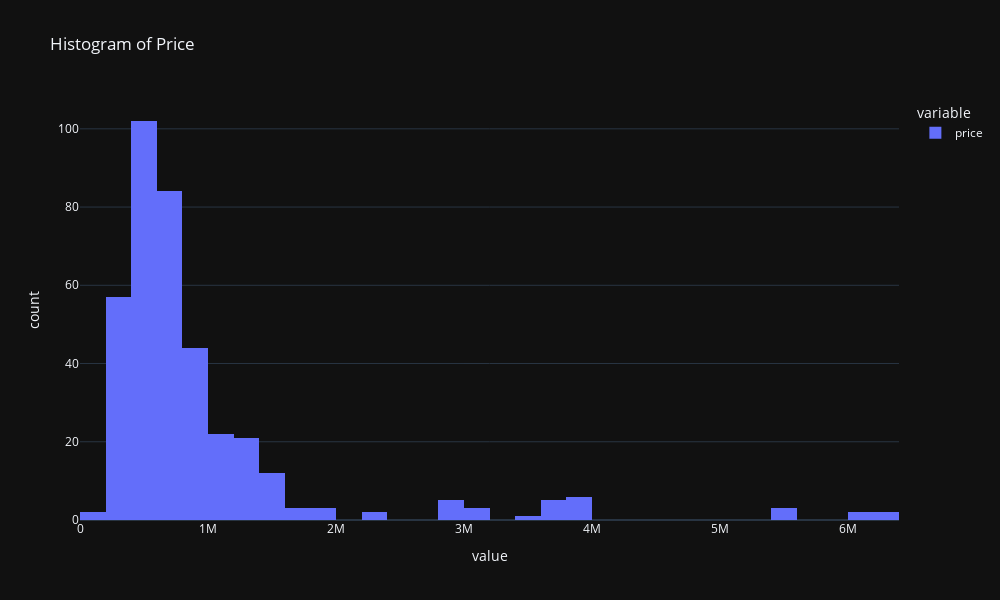

The code cell stored with this chart in its notebook:
### Markdown cell above
Distribution of the Target Variable

### Code cell
fig = px.histogram(phone_df, x=["price"], template = 'plotly_dark', title = 'Histogram of Price')
fig.update_layout(width=1000, height=600)
fig.show()

### Figure 1 — Plotly figure (JSON) as saved in the notebook; plotly's stock layout.template omitted (floating-point values rounded to 4 significant figures; data arrays with more than 128 entries replaced by an {"elided": "..."} marker saying what was removed)
{"data": [{"alignmentgroup": "True", "bingroup": "x", "hovertemplate": "variable=price<br>value=%{x}<br>count=%{y}<extra></extra>", "legendgroup": "price", "marker": {"color": "#636efa", "pattern": {"shape": ""}}, "name": "price", "offsetgroup": "price", "orientation": "v", "showlegend": true, "type": "histogram", "x": {"elided": "379 int values"}, "xaxis": "x", "yaxis": "y"}], "layout": {"barmode": "relative", "height": 600, "legend": {"title": {"text": "variable"}, "tracegroupgap": 0}, "title": {"text": "Histogram of Price"}, "width": 1000, "xaxis": {"anchor": "y", "domain": [0, 1], "title": {"text": "value"}}, "yaxis": {"anchor": "x", "domain": [0, 1], "title": {"text": "count"}}}}
